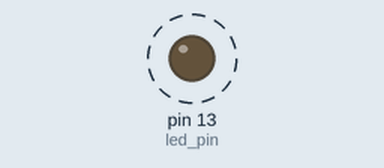
This sketch was run on a simulated Arduino Uno, built with avr-gcc and run on an emulated ATmega328P. Shown: output pins drawn as LEDs (lit = HIGH). Dashed ring = blinking. No radio packets arrive unless stated.

Above: at 0.5 s.
Timing chart, 0 to 3.0 s (numbered marks = the images above):
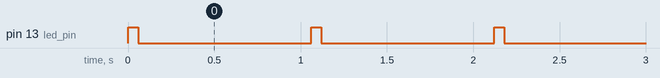

Measured:
- by itself, pin 13 (led_pin): alternates HIGH for 0.06 s and LOW for 1.0 s

The sketch:

Transmissor_simples_01.ino
```cpp
#include <Arduino.h>

// transmitter.pde
//
// Simple example of how to use VirtualWire to transmit messages
// Implements a simplex (one-way) transmitter with an TX-C1 module
//
// See VirtualWire.h for detailed API docs
// Author: Mike McCauley (mikem@airspayce.com)
// Copyright (C) 2008 Mike McCauley
// $Id: transmitter.pde,v 1.3 2009/03/30 00:07:24 mikem Exp $

#include <VirtualWire.h>

const int led_pin = 13;
const int transmit_pin = 12;
const int receive_pin = 2;
const int transmit_en_pin = 3;

void setup()
{
    // Initialise the IO and ISR
    vw_set_tx_pin(transmit_pin);
    vw_set_rx_pin(receive_pin);
    vw_set_ptt_pin(transmit_en_pin);
    vw_set_ptt_inverted(true); // Required for DR3100
    vw_setup(2000);       // Bits per sec
    pinMode(led_pin, OUTPUT);
}

byte count = 1;

void loop()
{
  char msg[7] = {'a','r','d','u','i','n','o'};

  msg[7] = count;
  digitalWrite(led_pin, HIGH); // Flash a light to show transmitting
  vw_send((uint8_t *)msg, strlen(msg));
  vw_wait_tx(); // Wait until the whole message is gone
  digitalWrite(led_pin, LOW);
  delay(1000);
  count = count + 1;
}
```
